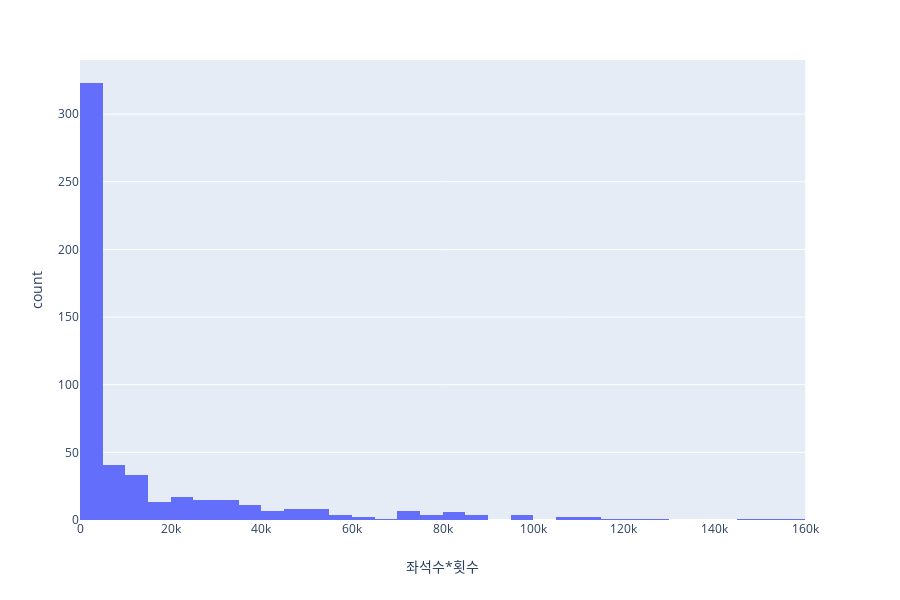

Notebook code for this chart:
### Code cell
fig = px.histogram(by_film_prime, x="좌석수*횟수")
fig.show()

### Figure 1 — Plotly figure (JSON) as saved in the notebook; plotly's stock layout.template omitted (floating-point values rounded to 4 significant figures; data arrays with more than 128 entries replaced by an {"elided": "..."} marker saying what was removed)
{"data": [{"alignmentgroup": "True", "bingroup": "x", "hoverlabel": {"namelength": 0}, "hovertemplate": "좌석수*횟수=%{x}<br>count=%{y}", "legendgroup": "", "marker": {"color": "#636efa"}, "name": "", "offsetgroup": "", "orientation": "v", "showlegend": false, "type": "histogram", "x": {"elided": "533 int values"}, "xaxis": "x", "yaxis": "y"}], "layout": {"barmode": "relative", "height": 600, "legend": {"tracegroupgap": 0}, "margin": {"t": 60}, "xaxis": {"anchor": "y", "domain": [0, 0.98], "title": {"text": "좌석수*횟수"}}, "yaxis": {"anchor": "x", "domain": [0, 1], "title": {"text": "count"}}}}
